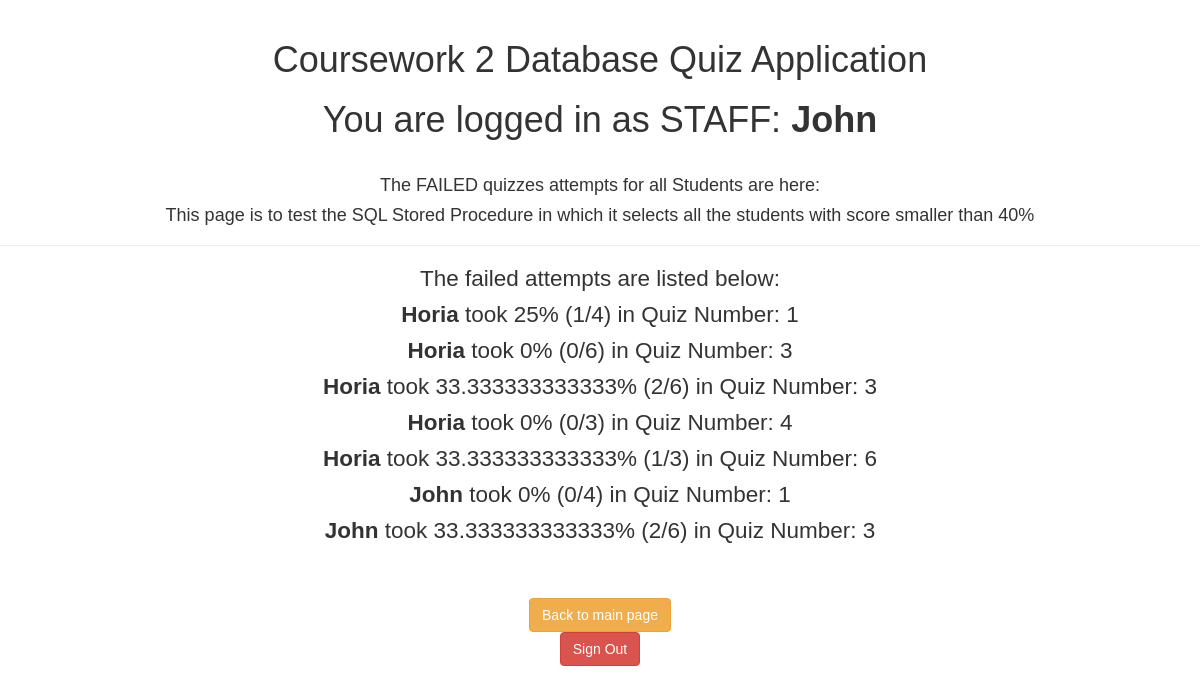
Page /db_app/failed.php (signed in) on the committed database.
### tables this page shows
CREATE TABLE `Quiz_Student` (
  `Attempt_ID` int(11) NOT NULL,
  `Student_ID` int(11) NOT NULL,
  `Quiz_ID` int(11) NOT NULL,
  `Score` int(11) NOT NULL,
  `Max_Score` int(11) NOT NULL,
  `Date_of_Attempt` date NOT NULL
);

CREATE TABLE `users` (
  `id` int(11) NOT NULL,
  `username` varchar(255) NOT NULL,
  `password` varchar(255) NOT NULL
);

### db_app/failed.php (the view, shortened to what this page needs)
<?php
require_once "config.php";
?>
<!DOCTYPE html>
<html lang="en">
<head>
    <link rel="stylesheet" href="https://maxcdn.bootstrapcdn.com/bootstrap/3.3.7/css/bootstrap.css">
</head>
<body>
    <div class="page-header">
        <h1>Coursework 2 Database Quiz Application</h1>
        <h1>You are logged in as STAFF: <b><?php echo htmlspecialchars($_SESSION["username"]); ?></b></h1>
        <br>
        <h4>The FAILED quizzes attempts for all Students are here:</h4>
        <h4>This page is to test the SQL Stored Procedure in which it selects all the students with score smaller than 40%</h4>
    </div>
    <p style="font-size:+150%;"> The failed attempts are listed below:</p>
    <?php
    $sql_procedure = "CALL failingstudents";
    $result_procedure = mysqli_query($link, $sql_procedure);
    while($row_procedure = mysqli_fetch_array($result_procedure)){
        $current_username = $row_procedure['username'];
        $current_score = $row_procedure['Score'];
        $current_max_score = $row_procedure['Max_Score'];
        $current_quiz_id = $row_procedure['Quiz_ID'];
        $percentage = ($current_score / $current_max_score) * 100;
        echo "<p style='font-size:+150%;'><b>".$current_username."</b> took ".$percentage."% (".$current_score."/".$current_max_score.") in Quiz Number: ".$current_quiz_id."<p>";
    }
    ?>
    <br>
    <br>
    <p>
        <a href="main_staff.php" class="btn btn-warning">Back to main page</a>
        <br>
        <a href="logout.php" class="btn btn-danger">Sign Out</a>
    </p>
</body>
</html>

### db_app/failed.php (style rules this page uses)
body { font: 15px sans-serif; text-align: center; }

### rows in the picture
quiz_student: Student_ID.username "Horia", percentage "25", Score "1", Max_Score "4", Quiz_ID "1"
quiz_student: Student_ID.username "Horia", Score "0", Max_Score "6", Quiz_ID "3"
quiz_student: Student_ID.username "Horia", percentage "33.333333333333", Score "2", Max_Score "6", Quiz_ID "3"
quiz_student: Student_ID.username "Horia", Score "0", Max_Score "3", Quiz_ID "4"
quiz_student: Student_ID.username "Horia", percentage "33.333333333333", Score "1", Max_Score "3", Quiz_ID "6"
quiz_student: Student_ID.username "John", Score "0", Max_Score "4", Quiz_ID "1"
quiz_student: Student_ID.username "John", percentage "33.333333333333", Score "2", Max_Score "6", Quiz_ID "3"

### other values in the picture
$_SESSION["username"] "John"
